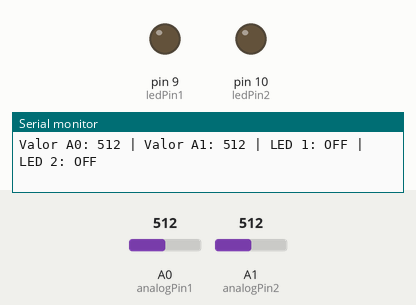
Simulated run of this sketch. Board: Arduino Uno, built with avr-gcc and run on an emulated ATmega328P. Shown: output pins drawn as LEDs (lit = HIGH), the last lines printed to the serial monitor. The test bench sets the inputs (shaded band); at power-on: A0 (analogPin1) = 512, A1 (analogPin2) = 512.

Above: at 1.2 s.
1.3 s: A0 (analogPin1) set to 716
At 1.8 s:
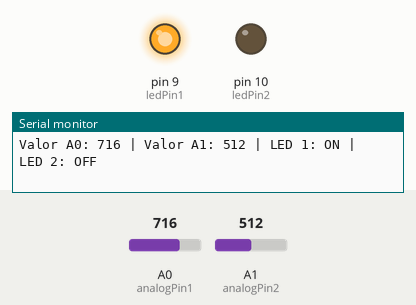
2.9 s: A1 (analogPin2) set to 900
At 3.3 s:
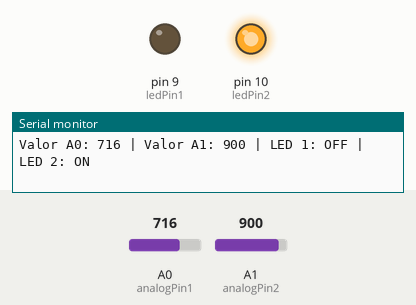
4.5 s: A1 (analogPin2) set to 716
At 5.8 s:
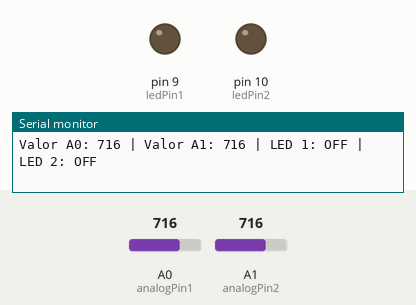
6.1 s: A1 (analogPin2) set to 511
At 7.4 s:
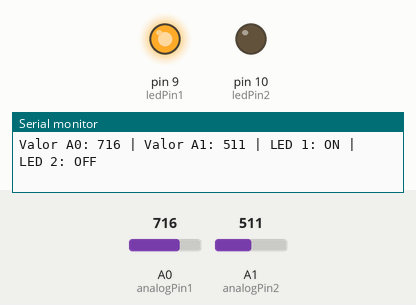
7.7 s: A0 (analogPin1) set to 511
At 9.0 s:
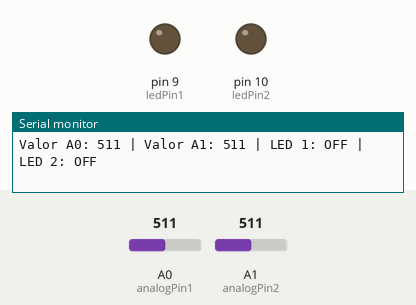
Timing chart, 0 to 10.7 s (numbered marks = the images above; inputs shaded):
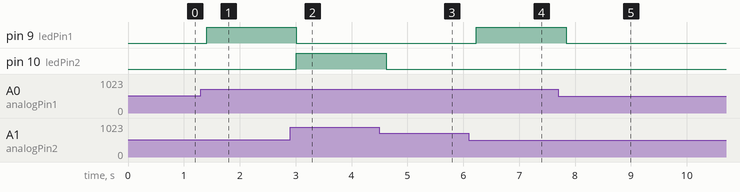

The sketch:

atv13.ino
```cpp
// 13- Faça um sistema com dois leds,
//  sendo que cada um deles representará qual de duas entradas
// analógicas está maior.

int analogPin1 = A0;  // Pino da primeira entrada analógica
int analogPin2 = A1;  // Pino da segunda entrada analógica
int ledPin1 = 9;      // Pino do LED 1 (representa A0 > A1)
int ledPin2 = 10;     // Pino do LED 2 (representa A1 > A0)

int valor1 = 0;  // Variável para armazenar a leitura do pino A0
int valor2 = 0;  // Variável para armazenar a leitura do pino A1

void setup() {
  pinMode(ledPin1, OUTPUT);  // Configura o LED 1 como saída
  pinMode(ledPin2, OUTPUT);  // Configura o LED 2 como saída
  Serial.begin(9600);        // Inicializa a comunicação serial
}

void loop() {
  // Lê os valores das duas entradas analógicas
  valor1 = analogRead(analogPin1);
  valor2 = analogRead(analogPin2);

  // Compara os valores lidos e acende o LED correspondente
  if (valor1 > valor2) {
    digitalWrite(ledPin1, HIGH);  // Acende LED 1
    digitalWrite(ledPin2, LOW);   // Apaga LED 2
  } else if (valor2 > valor1) {
    digitalWrite(ledPin1, LOW);   // Apaga LED 1
    digitalWrite(ledPin2, HIGH);  // Acende LED 2
  } else {
    digitalWrite(ledPin1, LOW);   // Apaga ambos os LEDs se os valores forem iguais
    digitalWrite(ledPin2, LOW);
  }

  // Exibe os valores no monitor serial
  Serial.print("Valor A0: ");
  Serial.print(valor1);
  Serial.print(" | Valor A1: ");
  Serial.print(valor2);
  Serial.print(" | LED 1: ");
  Serial.print((valor1 > valor2) ? "ON" : "OFF");
  Serial.print(" | LED 2: ");
  Serial.println((valor2 > valor1) ? "ON" : "OFF");

  delay(200);  // Pequena pausa para estabilizar as leituras
}
```

Measured:
- after the input at 1.3 s, pin 9 (ledPin1): LOW → HIGH after 0.11 s
- after the input at 2.9 s, pin 9 (ledPin1): HIGH → LOW after 0.11 s; pin 10 (ledPin2): LOW → HIGH after 0.11 s
- after the input at 4.5 s, pin 10 (ledPin2): HIGH → LOW after 0.12 s
- after the input at 6.1 s, pin 9 (ledPin1): LOW → HIGH after 0.13 s
- after the input at 7.7 s, pin 9 (ledPin1): HIGH → LOW after 0.14 s
